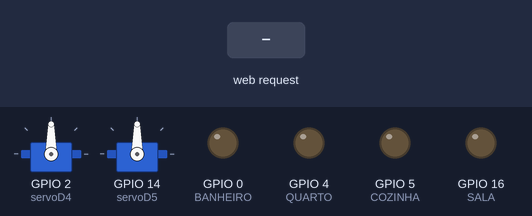
Simulated run of this sketch. Board: ESP8266 (NodeMCU). Shown: 2 × servo, output pins drawn as LEDs (lit = HIGH). The test bench sets the inputs (shaded band). WiFi joins after 1.5 s; servers stay silent unless stated; what the sketch prints to the serial monitor is not drawn.

Above: at 2.7 s.
2.8 s: HTTP request GET /SALA_ON received
At 3.7 s:
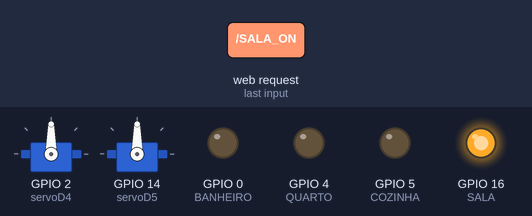
4.3 s: HTTP request GET /COZINHA_ON received
At 4.8 s:
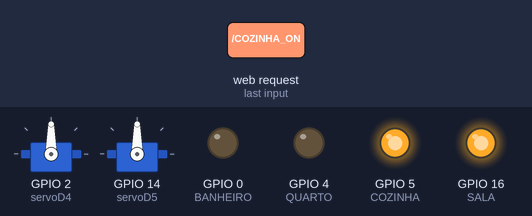
5.8 s: HTTP request GET /SALA_OFF received
At 7.0 s:
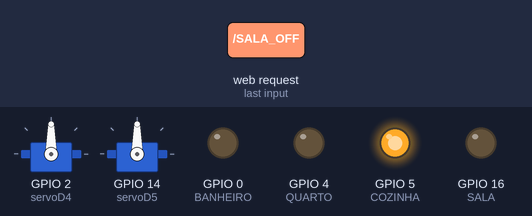
7.3 s: HTTP request GET /BANHEIRO_ON received
At 8.3 s:
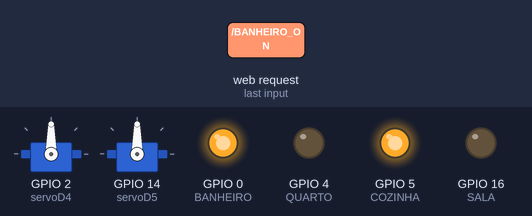
8.8 s: HTTP request GET /COZINHA_OFF received
At 9.4 s:
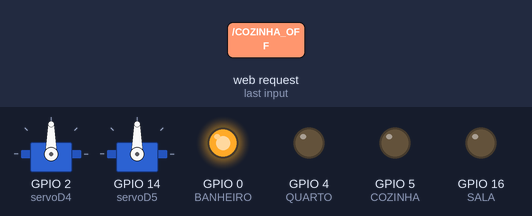
10.3 s: HTTP request GET /SALA_ON received
At 10.6 s:
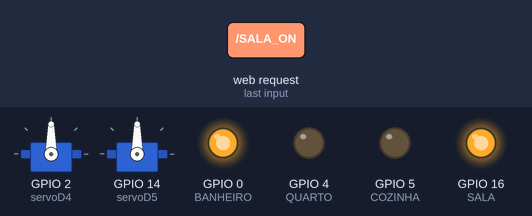
Timing chart, 0 to 12.8 s (numbered marks = the images above; inputs shaded):
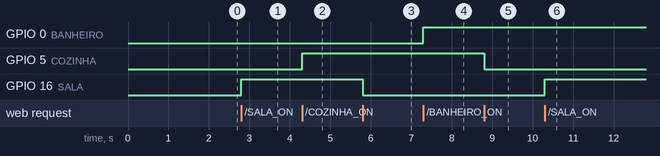

The sketch:

Casa_Inteligente_Com_WiFi.ino
```cpp
/*
   Código Exemplo:
*/
#include <Servo.h>
Servo servoD4;
Servo servoD5;
#include <ESP8266WiFi.h>

#ifndef STASSID
#define STASSID "Lowran" // Coloque o nome do seu WiFi aqui
#define STAPSK "12345678" // Coloque a senha do seu WiFi aqui
#endif

const char* ssid = STASSID;
const char* password = STAPSK;
#define SALA 16
#define COZINHA 5
#define QUARTO 4
#define BANHEIRO 0

// Criar a instancia do servidor
// Especificar a porta que vai ser utilizada
WiFiServer server(80);

void setup() {
  servoD4.attach(2);
  servoD5.attach(14);
  Serial.begin(9600);

  // definindo o led
  pinMode(SALA, OUTPUT);
  digitalWrite(SALA, 0);
  pinMode(COZINHA, OUTPUT);
  digitalWrite(COZINHA, 0);
  pinMode(BANHEIRO, OUTPUT);
  digitalWrite(BANHEIRO, 0);

  pinMode(QUARTO, OUTPUT);
  digitalWrite(QUARTO, 0);

  // COnectando a rede WiFi
  Serial.println();
  Serial.println();
  Serial.print(F("Conectando do WiFi: "));
  Serial.println(ssid);

  WiFi.mode(WIFI_STA);
  WiFi.begin(ssid, password);

  while (WiFi.status() != WL_CONNECTED) {
    delay(500);
    Serial.print(F("."));
  }
  Serial.println();
  Serial.println(F("WiFi conectado!"));

  // Iniciar o servidor
  server.begin();
  Serial.println(F("Servidor iniciado..."));

  // Informar o endereço IP
  Serial.println(WiFi.localIP());
}

void loop() {
  //Checar se um cliente está conectado
  WiFiClient client = server.accept();
  if (!client) { return; }
  Serial.println(F("Nova solicitação!"));

  client.setTimeout(5000);

  // recebendo a linha de solciitação
  String req = client.readStringUntil('\r');
  Serial.println(F("Solicitação: "));
  Serial.println(req);

  // validando a solicitação
  int val;
  if (req.indexOf(F("/SALA_ON")) != -1) {
    digitalWrite(SALA, HIGH);

  } else if (req.indexOf(F("/SALA_OFF")) != -1) {
    digitalWrite(SALA, LOW);

  } else if (req.indexOf(F("/COZINHA_ON")) != -1) {
    digitalWrite(COZINHA, HIGH);

  } else if (req.indexOf(F("/COZINHA_OFF")) != -1) {
    digitalWrite(COZINHA, LOW);

  } else if (req.indexOf(F("/BANHEIRO_ON")) != -1) {
    digitalWrite(BANHEIRO, HIGH);

  } else if (req.indexOf(F("BANHEIRO_OFF")) != -1) {
    digitalWrite(BANHEIRO, LOW);

  } else if (req.indexOf(F("PORTAO_ABRIR")) != -1) {
    servoD4.write(0);
    delay(100);
    servoD4.write(180);
    delay(100);
  }
  else if (req.indexOf(F("PORTAO_FECHAR")) != -1) {
    servoD4.write(180);
    delay(100);
    servoD4.write(0);
    delay(100);
  }
  else if (req.indexOf(F("QUARTO_ON")) != -1) {
    digitalWrite(QUARTO, HIGH);
  }
  else if (req.indexOf(F("QUARTO_OFF")) != -1) {
    digitalWrite(QUARTO, LOW);
  }

  else if (req.indexOf(F("PORTA_ABRIR_")) != -1) {
    servoD5.write(0);
    delay(100);
    servoD5.write(180);
    delay(100);
  }
  else if (req.indexOf(F("PORTA_FECHAR_")) != -1) {
    servoD5.write(180);
    delay(100);
    servoD5.write(0);
    delay(100);
  }

  // Configurando o led de acordo com a solicitação


  while (client.available()) {
    client.read();
  }

  // Corpo do site
  client.print(F("HTTP/1.1 200 OK\r\nContent-Type: text/html\r\n\r\n<!DOCTYPE HTML>\r\n<html>\r\nO LED está  "));
  client.print((val) ? F("Desligado") : F("Ligado"));
  client.print(F("<br><br>Clique <a href='http://"));
  client.print(WiFi.localIP());
  client.print(F("/on'>here</a> para ligar o LED, ou <a href='http://"));
  client.print(WiFi.localIP());
  client.print(F("/off'>Aqui</a> para desligar o LED.</html>"));


}
```

Measured:
- after the input at 2.8 s, GPIO 16 (SALA): LOW → HIGH at once
- after the input at 4.3 s, GPIO 5 (COZINHA): LOW → HIGH at once
- after the input at 5.8 s, GPIO 16 (SALA): HIGH → LOW at once
- after the input at 7.3 s, GPIO 0 (BANHEIRO): LOW → HIGH at once
- after the input at 8.8 s, GPIO 5 (COZINHA): HIGH → LOW at once
- after the input at 10.3 s, GPIO 16 (SALA): LOW → HIGH at once
